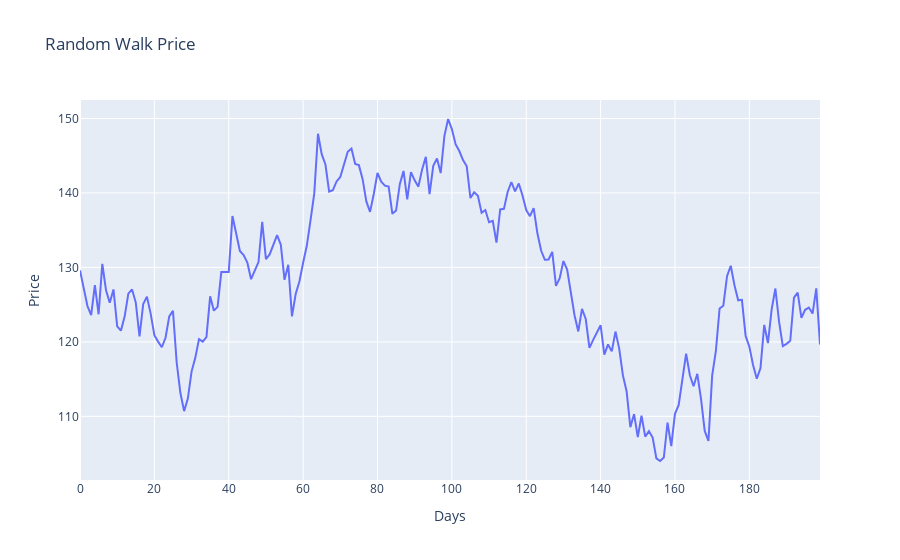

This figure's notebook cell:
### Code cell
fig = px.line(x=range(200), y=random_walk_price, title='Random Walk Price')
fig.update_layout(xaxis_title='Days', yaxis_title='Price')

### Figure 1 — Plotly figure (JSON) as saved in the notebook; plotly's stock layout.template omitted (floating-point values rounded to 4 significant figures; data arrays with more than 128 entries replaced by an {"elided": "..."} marker saying what was removed)
{"data": [{"hovertemplate": "x=%{x}<br>y=%{y}<extra></extra>", "legendgroup": "", "line": {"color": "#636efa", "dash": "solid"}, "marker": {"symbol": "circle"}, "mode": "lines", "name": "", "orientation": "v", "showlegend": false, "type": "scatter", "x": {"elided": "200 int values"}, "xaxis": "x", "y": {"elided": "200 float values"}, "yaxis": "y"}], "layout": {"legend": {"tracegroupgap": 0}, "title": {"text": "Random Walk Price"}, "xaxis": {"anchor": "y", "domain": [0, 1], "title": {"text": "Days"}}, "yaxis": {"anchor": "x", "domain": [0, 1], "title": {"text": "Price"}}}}
